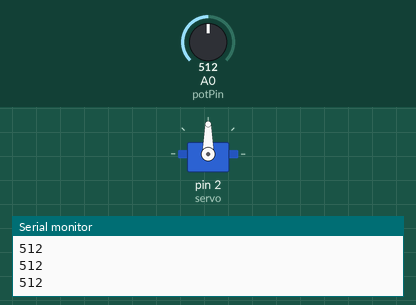
A sketch run on a simulated Arduino Uno, built with avr-gcc and run on an emulated ATmega328P. On the bench: servo, the last lines printed to the serial monitor. Inputs (shaded band) come from the test bench; at power-on: A0 (potPin) = 512.

Above: at 1.2 s.
1.3 s: A0 (potPin) set to 716
At 2.5 s:
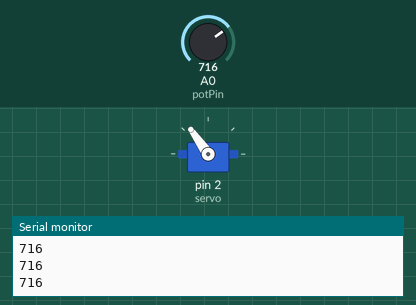
2.8 s: A0 (potPin) set to 900
At 3.5 s:
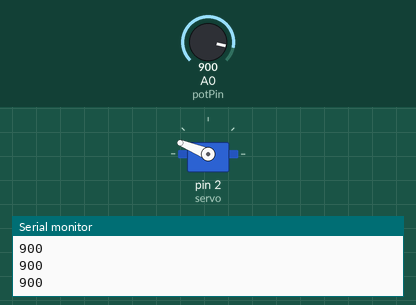
4.3 s: A0 (potPin) set to 1023
At 4.7 s:
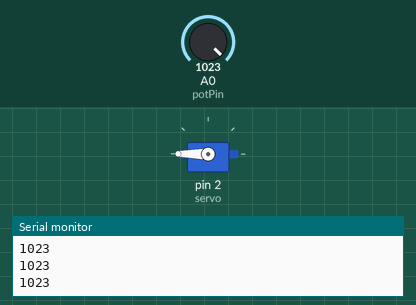
5.8 s: A0 (potPin) set to 306
At 6.1 s:
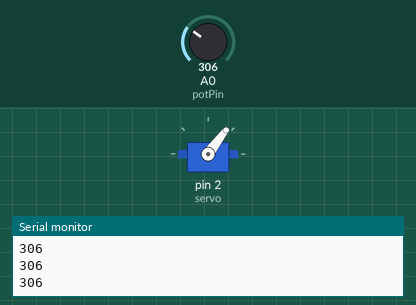
7.3 s: A0 (potPin) set to 122
At 8.4 s:
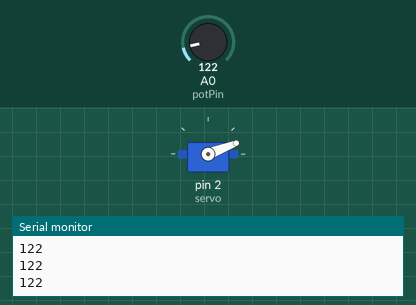
8.8 s: A0 (potPin) set to 0
At 9.2 s:
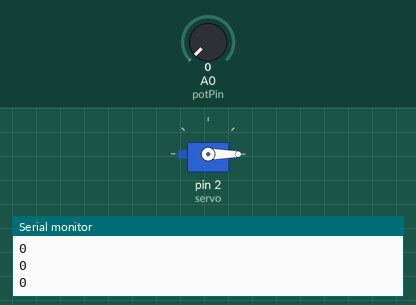
Timing chart, 0 to 11.3 s (numbered marks = the images above; inputs shaded):
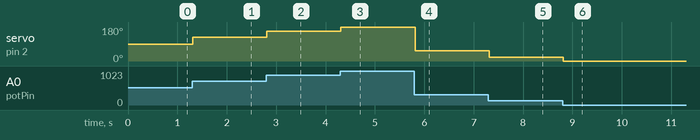

Measured:
- after the input at 1.3 s, servo on pin 2 (servo): 90° → 125° at once
- after the input at 2.8 s, servo on pin 2 (servo): 125° → 158° at once
- after the input at 4.3 s, servo on pin 2 (servo): 158° → 180° at once
- after the input at 5.8 s, servo on pin 2 (servo): 180° → 53° at once
- after the input at 7.3 s, servo on pin 2 (servo): 53° → 21° at once
- after the input at 8.8 s, servo on pin 2 (servo): 21° → 0° at once

The sketch:

servo_control_pot.ino
```cpp
#include <Servo.h>

// C++ code
//
const int potPin = A0;
Servo servo;
void setup()
{
  Serial.begin(9600);
  pinMode(potPin, INPUT);
  servo.attach(2);
}

void loop()
{
  int potValue = analogRead(potPin);
  Serial.println(potValue);
  int servoAngle = map(potValue, 0, 1023, 0, 180);

  servo.write(servoAngle);
  Serial.println(potValue);
}
```
